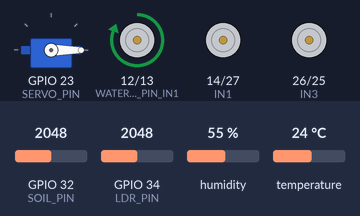
Simulated run of this sketch. Board: ESP32. On the bench: servo, motor-driver pin pairs drawn as motors (green arrow = first pin HIGH = forward, orange = second pin HIGH = backward, longer = more drive). Inputs (shaded band) come from the test bench; at power-on: temperature 24 °C, GPIO 34 (LDR_PIN) = 2048, GPIO 32 (SOIL_PIN) = 2048, humidity 55 %. WiFi joins after 1.5 s; servers stay silent unless stated; the local clock reads 2024-03-15 10:24:30 at power-on unless the sketch sets it; what the sketch prints to the serial monitor is not drawn.

Above: at 4.7 s.
4.8 s: temperature set to 28.4 °C
13.3 s: temperature set to 29.6 °C
At 21.1 s:
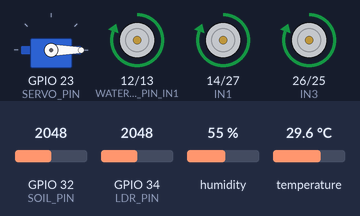
24.9 s: GPIO 34 (LDR_PIN) set to 3237
33.2 s: GPIO 34 (LDR_PIN) set to 3339
At 41.5 s:
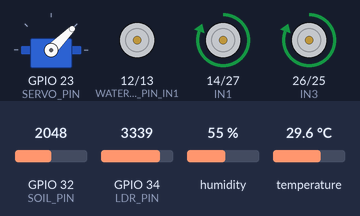
46.8 s: temperature set to 12 °C
At 54.9 s:
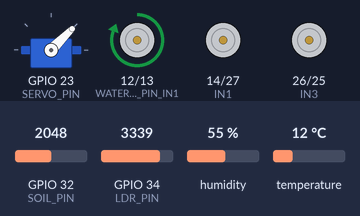
58.1 s: GPIO 32 (SOIL_PIN) set to 437
66.4 s: GPIO 32 (SOIL_PIN) set to 369
At 66.9 s:
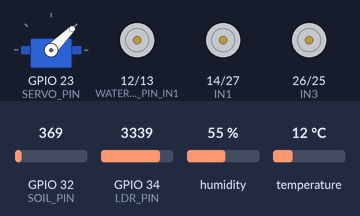
Timing chart, 0 to 69.4 s (numbered marks = the images above; inputs shaded):
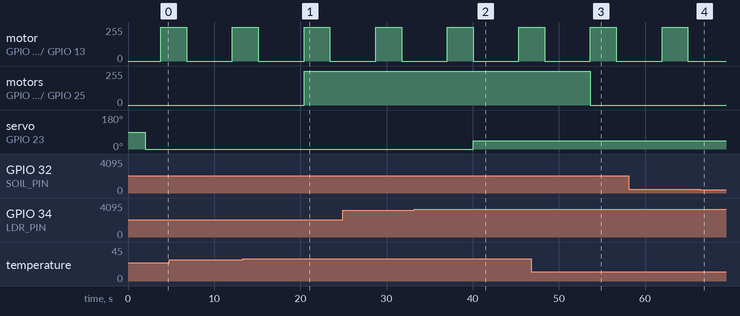

The sketch:

kode_esp32.ino
```cpp
#include <WiFi.h>
#include <FirebaseESP32.h>
#include <ESP32Servo.h>
#include <DHT.h>

// === Wi-Fi ===
#define WIFI_SSID "Freddy"
#define WIFI_PASSWORD "abangggg"

// === Firebase === (Legacy Token Style)
#define DATABASE_HOST "greenhouse-457a1-default-rtdb.asia-southeast1.firebasedatabase.app"
#define DATABASE_SECRET "YVyVImsYNhOLUxoqMUOWYHCL2szKdOZXc5SDbhDm"

FirebaseData fbdo;
FirebaseAuth auth;
FirebaseConfig config;

// === Sensor & Aktuator ===
#define DHTPIN 21
#define DHTTYPE DHT22
#define LDR_PIN 34
#define SOIL_PIN 32

#define IN1 14  // Intake Fan
#define IN2 27
#define IN3 26  // Exhaust Fan
#define IN4 25

#define WATER_PUMP_PIN_IN1 12
#define WATER_PUMP_PIN_IN2 13

#define SERVO_PIN 23

DHT dht(DHTPIN, DHTTYPE);
Servo myServo;

void connectWiFi() {
  WiFi.begin(WIFI_SSID, WIFI_PASSWORD);
  Serial.print("Connecting to Wi-Fi");
  while (WiFi.status() != WL_CONNECTED) {
    Serial.print(".");
    delay(300);
  }
  Serial.println("\nWi-Fi Connected. IP:");
  Serial.println(WiFi.localIP());
}

void setupFirebase() {
  config.host = DATABASE_HOST;
  config.signer.tokens.legacy_token = DATABASE_SECRET;
  Firebase.begin(&config, &auth);
  Firebase.reconnectWiFi(true);

  Serial.println("Connecting to Firebase (legacy token)...");
  if (Firebase.ready()) {
    Serial.println("Firebase ready!");
  } else {
    Serial.println("Firebase NOT ready!");
  }
}

void setup() {
  Serial.begin(115200);
  dht.begin();
  delay(2000);  // Biarkan DHT22 stabil

  myServo.attach(SERVO_PIN);
  pinMode(IN1, OUTPUT); pinMode(IN2, OUTPUT);
  pinMode(IN3, OUTPUT); pinMode(IN4, OUTPUT);
  pinMode(WATER_PUMP_PIN_IN1, OUTPUT);
  pinMode(WATER_PUMP_PIN_IN2, OUTPUT);

  digitalWrite(IN1, LOW); digitalWrite(IN2, LOW);
  digitalWrite(IN3, LOW); digitalWrite(IN4, LOW);
  digitalWrite(WATER_PUMP_PIN_IN1, LOW);
  digitalWrite(WATER_PUMP_PIN_IN2, LOW);
  myServo.write(0);

  connectWiFi();
  setupFirebase();
}

void loop() {
  // === Pembacaan Sensor ===
  float suhu = dht.readTemperature();
  float kelembapan_udara = dht.readHumidity();

  // Cek apakah DHT22 gagal
  if (isnan(suhu) || isnan(kelembapan_udara)) {
    Serial.println("✘ Sensor DHT22 gagal dibaca, skip loop.");
    delay(2000);
    return;
  }

  int intensitas_adc = analogRead(LDR_PIN);
  int soil_raw = analogRead(SOIL_PIN);
  float kelembapan_tanah = 100.0 - (soil_raw / 4095.0 * 100.0);
  int intensitas_lux = map(intensitas_adc, 0, 4095, 100000, 0);

  Serial.println("=== Sensor ===");
  Serial.printf("Suhu: %.2f °C\n", suhu);
  Serial.printf("Kelembapan Udara: %.2f %%\n", kelembapan_udara);
  Serial.printf("Intensitas (lux): %d\n", intensitas_lux);
  Serial.printf("Kelembapan Tanah: %.2f %%\n", kelembapan_tanah);

  // === Kirim ke Firebase ===
  if (Firebase.ready()) {
    FirebaseJson json;
    unsigned long epochTime = time(NULL)*1000;
    json.set("timestamp", epochTime);
    json.set("suhu", suhu);
    json.set("kelembapan_udara", kelembapan_udara);
    json.set("intensitas_cahaya", intensitas_lux);
    json.set("kelembapan_tanah", kelembapan_tanah);

    if (Firebase.pushJSON(fbdo, "/data_logs", json)) {
      Serial.println("✔ Data pushed to /data_logs");
    } else {
      Serial.print("✘ Push failed: ");
      Serial.println(fbdo.errorReason());
    }

    if (!Firebase.setFloat(fbdo, "/debug/last_temp", suhu)) {
      Serial.print("✘ Set debug failed: ");
      Serial.println(fbdo.errorReason());
    }
  }

  // === Logika Aktuator ===
  if (suhu > 29.0) {
    digitalWrite(IN3, HIGH); digitalWrite(IN4, LOW);
    digitalWrite(IN1, HIGH);  digitalWrite(IN2, LOW);
  } else {
    digitalWrite(IN1, LOW); digitalWrite(IN2, LOW);
    digitalWrite(IN3, LOW); digitalWrite(IN4, LOW);
  }

  if (kelembapan_tanah < 90.0) {
    digitalWrite(WATER_PUMP_PIN_IN1, HIGH);
    digitalWrite(WATER_PUMP_PIN_IN2, LOW);
    delay(3000);
    digitalWrite(WATER_PUMP_PIN_IN1, LOW);
    digitalWrite(WATER_PUMP_PIN_IN2, LOW);
  } else if (kelembapan_tanah > 200.0) {
    digitalWrite(WATER_PUMP_PIN_IN1, LOW);
    digitalWrite(WATER_PUMP_PIN_IN2, LOW);
  }

  if (intensitas_lux  < 20000) {
    myServo.write(45);
  } else if (intensitas_lux > 40000) {
    myServo.write(0);
  }

  delay(5000);
}
```

Measured:
- the behaviour switches between 29 and 29.1 °C on temperature (found by bisection; images 0 and 1)
- the behaviour switches between 3276 and 3277 on GPIO 34 (LDR_PIN) (found by bisection; images 1 and 2)
- the behaviour switches between 410 and 409 on GPIO 32 (SOIL_PIN) (found by bisection; images 3 and 4)
- after the input at 13.3 s, motor on GPIO 14 (IN1) / GPIO 27 (IN2), motor on GPIO 26 (IN3) / GPIO 25 (IN4): stopped → forward 255/255 after 7.1 s
- after the input at 33.2 s, servo on GPIO 23 (SERVO_PIN): 0° → 45° after 6.9 s
- after the input at 46.8 s, motor on GPIO 14 (IN1) / GPIO 27 (IN2), motor on GPIO 26 (IN3) / GPIO 25 (IN4): forward 255/255 → stopped after 6.9 s
- after the input at 66.4 s, motor on GPIO 12 (WATER_PUMP_PIN_IN1) / GPIO 13 (WATER_PUMP_PIN_IN2): stays stopped (without the input it goes to forward 255/255 after 3.9 s)
